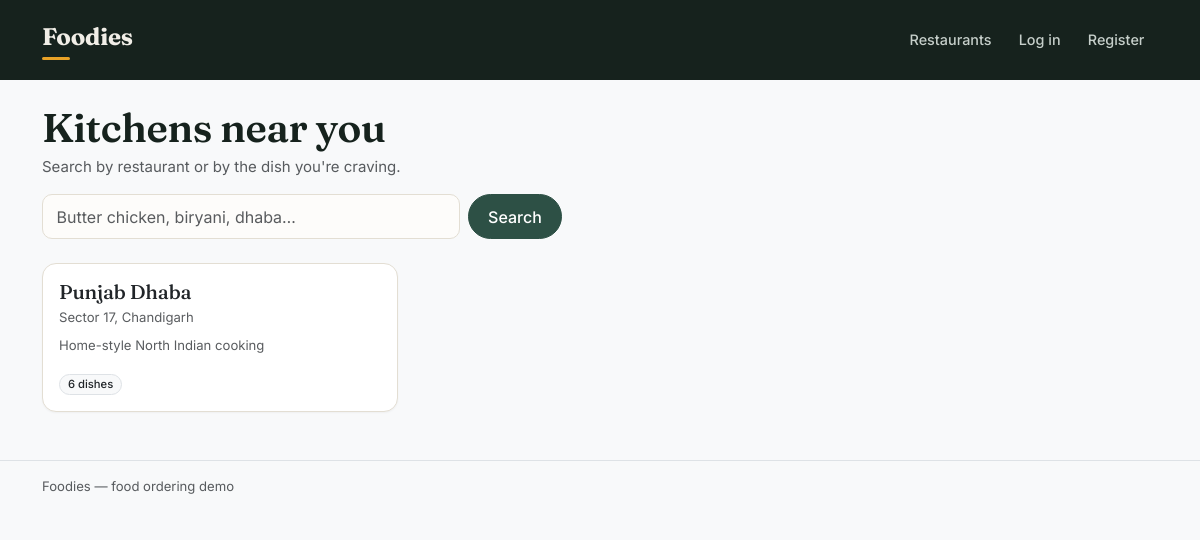
The page /customer/restaurants.php on the database its author committed.
### tables this page shows
CREATE TABLE restaurants (
    id          INT AUTO_INCREMENT PRIMARY KEY,
    owner_id    INT NOT NULL,
    name        VARCHAR(150) NOT NULL,
    description TEXT,
    address     VARCHAR(255),
    image       VARCHAR(255),
    created_at  TIMESTAMP DEFAULT CURRENT_TIMESTAMP,
    FOREIGN KEY (owner_id) REFERENCES users(id) ON DELETE CASCADE
);

### includes/auth.php (called while the page is built, shortened)
<?php
function e(string $value): string
{
    return htmlspecialchars($value, ENT_QUOTES, 'UTF-8');
}

### customer/restaurants.php (the view, shortened to what this page needs)
<?php
require_once __DIR__ . '/../includes/auth.php';
$pdo    = getDatabaseConnection();
$search = trim($_GET['q'] ?? '');
if ($search !== '') {
    $stmt = $pdo->prepare(
        'SELECT DISTINCT r.*, (SELECT COUNT(*) FROM menu_items mi WHERE mi.restaurant_id = r.id) AS dish_count
           FROM restaurants r
           LEFT JOIN menu_items m ON m.restaurant_id = r.id
          WHERE r.name LIKE :term OR m.name LIKE :term
          ORDER BY r.name'
    );
    $stmt->execute([':term' => '%' . $search . '%']);
} else {
    $stmt = $pdo->query(
        'SELECT r.*, (SELECT COUNT(*) FROM menu_items mi WHERE mi.restaurant_id = r.id) AS dish_count
           FROM restaurants r ORDER BY r.name'
    );
}
$restaurants = $stmt->fetchAll();
require_once __DIR__ . '/../includes/header.php';
?>
<div class="mb-4">
    <h1 class="fw-semibold mb-1">Kitchens near you</h1>
    <p class="text-muted mb-3">Search by restaurant or by the dish you're craving.</p>
    <form method="get" class="d-flex gap-2" style="max-width:520px">
        <input type="search" name="q" class="form-control"
               placeholder="Butter chicken, biryani, dhaba…" value="<?= e($search) ?>">
        <button class="btn btn-primary">Search</button>
    </form>
</div>
<?php if (!$restaurants): ?>
    <div class="empty">
        <p class="mb-1 fw-medium">
            <?= $search !== '' ? 'Nothing matched that search.' : 'No kitchens listed yet.' ?>
        </p>
        <p class="small mb-0">
            <?= $search !== '' ? 'Try a shorter word, or browse everything.' : 'Check back soon.' ?>
        </p>
    </div>
<?php else: ?>
    <div class="row row-cols-1 row-cols-md-2 row-cols-lg-3 g-4">
        <?php foreach ($restaurants as $r): ?>
            <div class="col">
                <a href="/customer/menu.php?restaurant=<?= (int) $r['id'] ?>"
                   class="text-decoration-none text-reset">
                    <div class="card h-100 dish-card">
                        <div class="card-body">
                            <h2 class="h5 mb-1"><?= e($r['name']) ?></h2>
                            <?php if (!empty($r['address'])): ?>
                                <p class="small text-muted mb-2"><?= e($r['address']) ?></p>
                            <?php endif; ?>
                            <p class="small text-muted mb-3"><?= e($r['description'] ?? '') ?></p>
                            <span class="badge bg-light text-dark border">
                                <?= (int) $r['dish_count'] ?> dish<?= (int) $r['dish_count'] === 1 ? '' : 'es' ?>
                            </span>
                        </div>
                    </div>
                </a>
            </div>
        <?php endforeach; ?>
    </div>
<?php endif; ?>
<?php require_once __DIR__ . '/../includes/footer.php'; ?>

### assets/css/style.css (style rules this page uses)
:root { --ink: #16221D; --ink-soft: #55655D; --paper: #F1EEE7; --card: #FFFFFF; --marigold: #E9A227; --marigold-deep: #B87A0E; --leaf: #2D5045; --chili: #A8341F; --line: #E3DED3; --radius: 14px; }
body { background: var(--paper); color: var(--ink); font-family: 'Inter', system-ui, sans-serif; font-size: 15px; }
h1, h2, h3, .navbar-brand, .display-5 { font-family: 'Fraunces', Georgia, serif; font-variation-settings: 'SOFT' 30, 'WONK' 1; letter-spacing: -0.01em; }
h1, .display-5 { font-weight: 600; }
.card { border: 1px solid var(--line); border-radius: var(--radius); box-shadow: 0 1px 2px rgba(22, 34, 29, 0.04); }
.dish-card { overflow: hidden; }
.dish-card { transition: transform .18s ease, box-shadow .18s ease, border-color .18s ease; }
.btn { border-radius: 999px; font-weight: 500; padding-inline: 1.2rem; }
.btn-primary { background: var(--leaf); border-color: var(--leaf); }
.form-control, .form-select { border: 1px solid var(--line); border-radius: 10px; padding: 0.6rem 0.85rem; background: #FDFCFA; }
.badge { border-radius: 999px; font-weight: 500; padding: 0.35em 0.7em; }

### rows shown on the page
restaurants: name "Punjab Dhaba", address "Sector 17, Chandigarh", description "Home-style North Indian cooking", dish_count "6"
